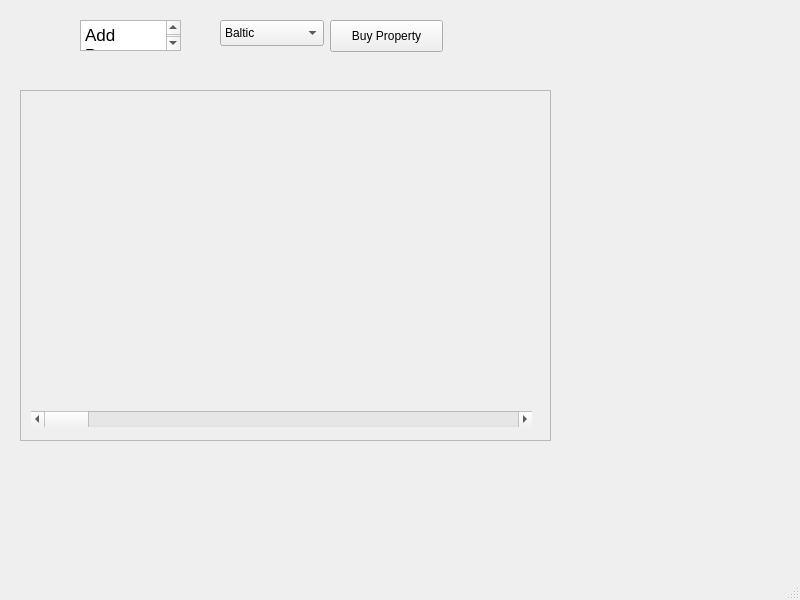
<?xml version="1.0" encoding="UTF-8"?>
<ui version="4.0">
 <class>MainWindow</class>
 <widget class="QMainWindow" name="MainWindow">
  <property name="geometry">
   <rect>
    <x>0</x>
    <y>0</y>
    <width>800</width>
    <height>600</height>
   </rect>
  </property>
  <property name="windowTitle">
   <string>MainWindow</string>
  </property>
  <widget class="QWidget" name="centralwidget">
   <widget class="QTextEdit" name="textEdit">
    <property name="geometry">
     <rect>
      <x>80</x>
      <y>20</y>
      <width>101</width>
      <height>31</height>
     </rect>
    </property>
    <property name="html">
     <string>&lt;!DOCTYPE HTML PUBLIC &quot;-//W3C//DTD HTML 4.0//EN&quot; &quot;http://www.w3.org/TR/REC-html40/strict.dtd&quot;&gt;
&lt;html&gt;&lt;head&gt;&lt;meta name=&quot;qrichtext&quot; content=&quot;1&quot; /&gt;&lt;style type=&quot;text/css&quot;&gt;
p, li { white-space: pre-wrap; }
&lt;/style&gt;&lt;/head&gt;&lt;body style=&quot; font-family:'.AppleSystemUIFont'; font-size:13pt; font-weight:400; font-style:normal;&quot;&gt;
&lt;p style=&quot; margin-top:0px; margin-bottom:0px; margin-left:0px; margin-right:0px; -qt-block-indent:0; text-indent:0px;&quot;&gt;Add Property:&lt;/p&gt;&lt;/body&gt;&lt;/html&gt;</string>
    </property>
   </widget>
   <widget class="QScrollArea" name="scrollArea">
    <property name="geometry">
     <rect>
      <x>20</x>
      <y>90</y>
      <width>531</width>
      <height>351</height>
     </rect>
    </property>
    <property name="widgetResizable">
     <bool>true</bool>
    </property>
    <widget class="QWidget" name="scrollAreaWidgetContents">
     <property name="geometry">
      <rect>
       <x>0</x>
       <y>0</y>
       <width>529</width>
       <height>349</height>
      </rect>
     </property>
     <widget class="QScrollBar" name="horizontalScrollBar">
      <property name="geometry">
       <rect>
        <x>10</x>
        <y>320</y>
        <width>501</width>
        <height>16</height>
       </rect>
      </property>
      <property name="orientation">
       <enum>Qt::Horizontal</enum>
      </property>
     </widget>
    </widget>
   </widget>
   <widget class="QComboBox" name="comboBox">
    <property name="geometry">
     <rect>
      <x>220</x>
      <y>20</y>
      <width>104</width>
      <height>26</height>
     </rect>
    </property>
    <item>
     <property name="text">
      <string>Baltic</string>
     </property>
    </item>
    <item>
     <property name="text">
      <string>Meditteranean</string>
     </property>
    </item>
    <item>
     <property name="text">
      <string>item1</string>
     </property>
    </item>
    <item>
     <property name="text">
      <string>item2</string>
     </property>
    </item>
    <item>
     <property name="text">
      <string>otem3</string>
     </property>
    </item>
    <item>
     <property name="text">
      <string>item4</string>
     </property>
    </item>
   </widget>
   <widget class="QPushButton" name="pushButton">
    <property name="geometry">
     <rect>
      <x>330</x>
      <y>20</y>
      <width>113</width>
      <height>32</height>
     </rect>
    </property>
    <property name="text">
     <string>Buy Property</string>
    </property>
   </widget>
  </widget>
  <widget class="QMenuBar" name="menubar">
   <property name="geometry">
    <rect>
     <x>0</x>
     <y>0</y>
     <width>800</width>
     <height>37</height>
    </rect>
   </property>
  </widget>
  <widget class="QStatusBar" name="statusbar"/>
 </widget>
 <resources/>
 <connections/>
</ui>
